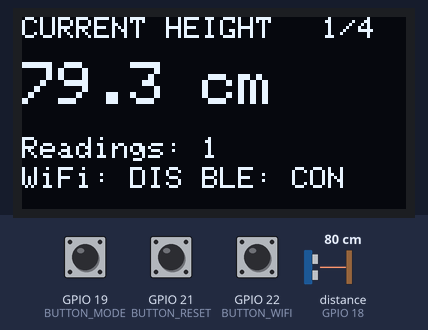
Simulated run of this sketch. Board: ESP32. On the bench: 128×64 one-colour display. Wiring (inferred from the names in the program): ultrasonic range finder: trigger GPIO 5; echo GPIO 18. The test bench sets the inputs (shaded band); at power-on: GPIO 19 (BUTTON_MODE) HIGH, GPIO 21 (BUTTON_RESET) HIGH, GPIO 22 (BUTTON_WIFI) HIGH, distance to the obstacle (sensor on GPIO 18) 80 cm. The echo pulse lasts 58.3 µs per cm; WiFi joins after 1.5 s; servers stay silent unless stated; the display library's start-up logo is not drawn; uploads are accepted with an empty reply; nothing arrives over Bluetooth unless stated; a phone connects over Bluetooth LE 3 s after start; what the sketch prints to the serial monitor is not drawn.

Above: at 4.2 s.
4.3 s: GPIO 19 (BUTTON_MODE) pulled LOW for 0.15 s
At 4.9 s:
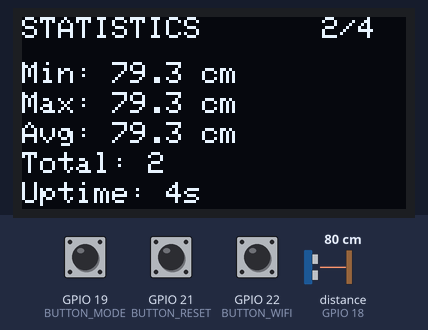
7.5 s: GPIO 19 (BUTTON_MODE) pulled LOW for 1 s
At 8.3 s:
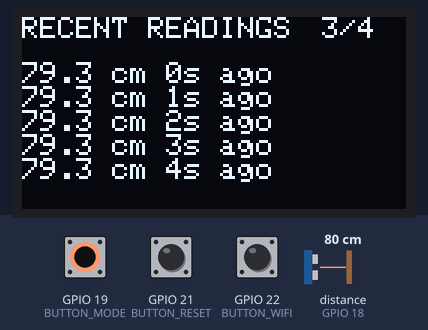
12.6 s: GPIO 21 (BUTTON_RESET) pulled LOW for 0.15 s
At 13.0 s:
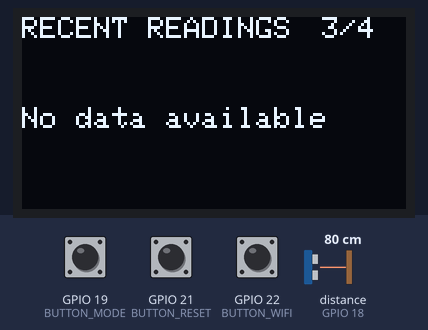
14.2 s: GPIO 19 (BUTTON_MODE) pulled LOW for 0.15 s
At 15.4 s:
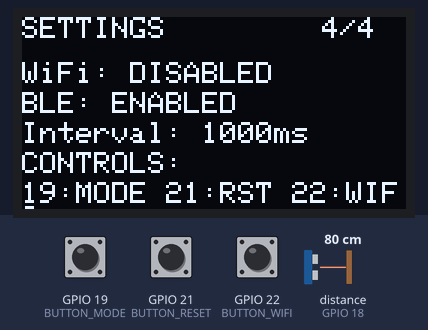
15.8 s: GPIO 22 (BUTTON_WIFI) pulled LOW for 0.15 s
At 18.8 s:
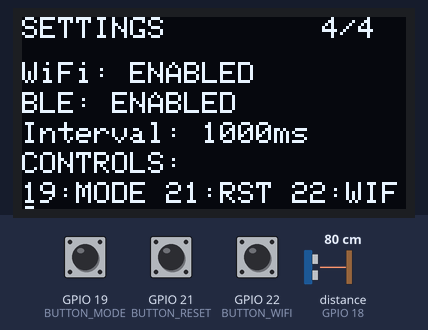
19.1 s: GPIO 19 (BUTTON_MODE) pulled LOW for 3.2 s
At 20.5 s:
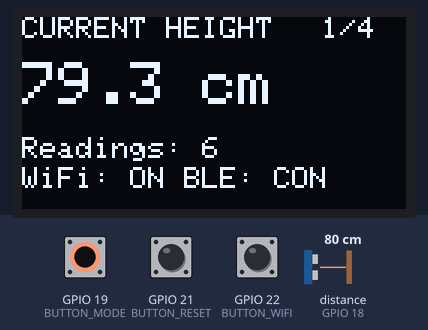
Timing chart, 0 to 22.1 s (numbered marks = the images above; inputs shaded):
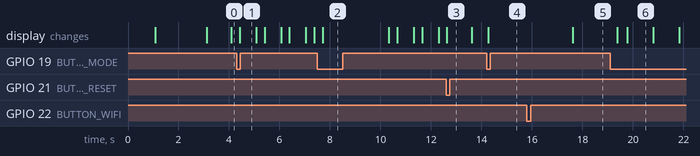

Measured:
- after the input at 4.3 s, the display: changes after 0.12 s (image 1)
- after the input at 7.5 s, the display: changes after 0.20 s (image 2)
- after the input at 12.6 s, the display: changes at once (image 3)
- after the input at 14.2 s, the display: changes after 0.07 s (image 4)
- after the input at 15.8 s, the display: changes after 1.8 s (image 5)
- after the input at 19.1 s, the display: first changes after 0.28 s (image 6 shows a later state)
- what the display in image 6 shows lasts 1.0 s, from 19.8 s to 20.8 s

The sketch:

height_sensor_standalone.ino
```cpp
#include <Adafruit_GFX.h>
#include <Adafruit_SSD1306.h>
#include <BLEDevice.h>
#include <BLEServer.h>
#include <BLEUtils.h>
#include <BLE2902.h>
#include <WiFi.h>
#include <HTTPClient.h>
#include <ArduinoJson.h>

// --- การตั้งค่าสำหรับหน้าจอ OLED ---
#define SCREEN_WIDTH 128
#define SCREEN_HEIGHT 64
#define OLED_RESET -1
Adafruit_SSD1306 OLED(SCREEN_WIDTH, SCREEN_HEIGHT, &Wire, OLED_RESET);

// --- การตั้งค่าสำหรับเซ็นเซอร์ ---
#define TRIG_PIN 5
#define ECHO_PIN 18

// --- การตั้งค่าปุ่มควบคุม ---
#define BUTTON_MODE 19      // ปุ่มสำหรับเปลี่ยนหน้าจอ
#define BUTTON_RESET 21     // ปุ่มสำหรับรีเซ็ตข้อมูล
#define BUTTON_WIFI 22      // ปุ่มสำหรับเปิด/ปิด WiFi

// --- การตั้งค่า WiFi (ใช้เมื่อเปิดใช้งาน) ---
const char* ssid = "YOUR_WIFI_SSID";
const char* password = "YOUR_WIFI_PASSWORD";
const char* serverURL = "http://192.168.1.100:3000/api/height";

// --- การตั้งค่าการวัด ---
const int MEASUREMENT_INTERVAL = 1000; // มิลลิวินาที
const float SOUND_SPEED = 0.034; // ซม./ไมโครวินาที
const int MAX_READINGS = 20; // เก็บข้อมูล 20 ครั้งล่าสุด

// --- โครงสร้างข้อมูลการวัด ---
struct Reading {
  float height;
  unsigned long timestamp;
  bool valid;
};

// --- ตัวแปรเก็บข้อมูล ---
Reading readings[MAX_READINGS];
int currentIndex = 0;
int totalReadings = 0;

// --- สถิติ ---
float minHeight = 999999;
float maxHeight = 0;
float totalHeight = 0;
int validReadings = 0;

// --- โหมดการแสดงผล ---
enum DisplayMode {
  MODE_CURRENT = 0,
  MODE_STATS = 1,
  MODE_HISTORY = 2,
  MODE_SETTINGS = 3
};
DisplayMode displayMode = MODE_CURRENT;

// --- สถานะระบบ ---
bool wifiEnabled = false;
bool wifiConnected = false;
bool bleEnabled = true;
unsigned long lastMeasurement = 0;
unsigned long lastDisplayUpdate = 0;
unsigned long bootTime = 0;

// --- BLE Variables ---
BLEServer* pServer = NULL;
BLECharacteristic* pCharacteristic = NULL;
bool deviceConnected = false;

#define SERVICE_UUID        "12345678-1234-1234-1234-123456789abc"
#define CHARACTERISTIC_UUID "87654321-4321-4321-4321-cba987654321"

// --- BLE Callbacks ---
class MyServerCallbacks: public BLEServerCallbacks {
    void onConnect(BLEServer* pServer) {
      deviceConnected = true;
    }

    void onDisconnect(BLEServer* pServer) {
      deviceConnected = false;
    }
};

void setup() {
  Serial.begin(115200);
  bootTime = millis();

  // เริ่มต้นหน้าจอ OLED
  if (!OLED.begin(SSD1306_SWITCHCAPVCC, 0x3C)) {
    Serial.println(F("SSD1306 allocation failed"));
    for (;;);
  }

  OLED.display();
  delay(1000);
  OLED.clearDisplay();

  // เริ่มต้นเซ็นเซอร์
  pinMode(TRIG_PIN, OUTPUT);
  pinMode(ECHO_PIN, INPUT);

  // เริ่มต้นปุ่ม
  pinMode(BUTTON_MODE, INPUT_PULLUP);
  pinMode(BUTTON_RESET, INPUT_PULLUP);
  pinMode(BUTTON_WIFI, INPUT_PULLUP);

  // เริ่มต้น BLE
  initializeBLE();

  // เริ่มต้นข้อมูล
  initializeData();

  // แสดงหน้าจอเริ่มต้น
  showBootScreen();
  delay(2000);

  Serial.println("ESP32 Height Monitor - Standalone Mode Ready");
}

void loop() {
  unsigned long now = millis();

  // ตรวจสอบปุ่ม
  checkButtons();

  // วัดความสูง
  if (now - lastMeasurement >= MEASUREMENT_INTERVAL) {
    performMeasurement();
    lastMeasurement = now;
  }

  // อัพเดทหน้าจอ
  if (now - lastDisplayUpdate >= 300) { // อัพเดททุก 300ms
    updateDisplay();
    lastDisplayUpdate = now;
  }

  // ตรวจสอบสถานะ WiFi (ถ้าเปิดใช้งาน)
  if (wifiEnabled && (now % 30000 == 0)) {
    checkWiFiStatus();
  }

  delay(50); // หน่วงเวลาเล็กน้อยเพื่อให้ระบบทำงานได้อย่างราบรื่น
}

void initializeBLE() {
  BLEDevice::init("ESP32-HeightMonitor");
  pServer = BLEDevice::createServer();
  pServer->setCallbacks(new MyServerCallbacks());

  BLEService *pService = pServer->createService(SERVICE_UUID);

  pCharacteristic = pService->createCharacteristic(
                      CHARACTERISTIC_UUID,
                      BLECharacteristic::PROPERTY_READ |
                      BLECharacteristic::PROPERTY_WRITE |
                      BLECharacteristic::PROPERTY_NOTIFY
                    );

  pService->start();
  BLEAdvertising *pAdvertising = BLEDevice::getAdvertising();
  pAdvertising->addServiceUUID(SERVICE_UUID);
  pAdvertising->setScanResponse(false);
  pAdvertising->setMinPreferred(0x0);
  pServer->startAdvertising();

  Serial.println("BLE service started, waiting for connections...");
}

void initializeData() {
  for (int i = 0; i < MAX_READINGS; i++) {
    readings[i].height = 0;
    readings[i].timestamp = 0;
    readings[i].valid = false;
  }
  resetStatistics();
}

void performMeasurement() {
  float height = measureHeight();

  if (height > 0) {
    // เก็บข้อมูล
    storeReading(height);
    updateStatistics(height);

    // แสดงใน Serial Monitor
    Serial.print("Height: ");
    Serial.print(height, 1);
    Serial.println(" cm");

    // ส่งข้อมูลผ่าน BLE
    if (deviceConnected && bleEnabled) {
      String data = String(height, 1);
      pCharacteristic->setValue(data.c_str());
      pCharacteristic->notify();
    }

    // ส่งข้อมูลผ่าน WiFi (ถ้าเปิดใช้งานและเชื่อมต่อ)
    if (wifiEnabled && wifiConnected) {
      sendToWebServer(height);
    }
  }
}

float measureHeight() {
  // เคลียร์ trigger pin
  digitalWrite(TRIG_PIN, LOW);
  delayMicroseconds(2);

  // ส่งสัญญาณ 10us pulse
  digitalWrite(TRIG_PIN, HIGH);
  delayMicroseconds(10);
  digitalWrite(TRIG_PIN, LOW);

  // อ่านค่าจาก echo pin
  long duration = pulseIn(ECHO_PIN, HIGH, 30000); // timeout 30ms

  if (duration == 0) {
    return -1; // timeout
  }

  // คำนวณระยะทาง
  float distance = duration * SOUND_SPEED / 2;

  // กรองค่าที่ไม่ถูกต้อง
  if (distance < 2 || distance > 400) {
    return -1;
  }

  return distance;
}

void storeReading(float height) {
  readings[currentIndex].height = height;
  readings[currentIndex].timestamp = millis();
  readings[currentIndex].valid = true;

  currentIndex = (currentIndex + 1) % MAX_READINGS;
  totalReadings++;
}

void updateStatistics(float height) {
  validReadings++;
  totalHeight += height;

  if (height < minHeight) minHeight = height;
  if (height > maxHeight) maxHeight = height;
}

void resetStatistics() {
  minHeight = 999999;
  maxHeight = 0;
  totalHeight = 0;
  validReadings = 0;
  totalReadings = 0;
  currentIndex = 0;

  // เคลียร์ข้อมูลทั้งหมด
  for (int i = 0; i < MAX_READINGS; i++) {
    readings[i].valid = false;
  }

  Serial.println("Statistics reset");
}

float getAverageHeight() {
  if (validReadings == 0) return 0;
  return totalHeight / validReadings;
}

void checkButtons() {
  static bool modePressed = false;
  static bool resetPressed = false;
  static bool wifiPressed = false;
  static unsigned long lastButtonPress = 0;

  unsigned long now = millis();
  if (now - lastButtonPress < 200) return; // debounce

  // ปุ่มเปลี่ยนโหมด
  if (digitalRead(BUTTON_MODE) == LOW && !modePressed) {
    modePressed = true;
    displayMode = (DisplayMode)((displayMode + 1) % 4);
    lastButtonPress = now;
    Serial.print("Display mode changed to: ");
    Serial.println(displayMode);
  } else if (digitalRead(BUTTON_MODE) == HIGH) {
    modePressed = false;
  }

  // ปุ่มรีเซ็ต
  if (digitalRead(BUTTON_RESET) == LOW && !resetPressed) {
    resetPressed = true;
    resetStatistics();
    lastButtonPress = now;
  } else if (digitalRead(BUTTON_RESET) == HIGH) {
    resetPressed = false;
  }

  // ปุ่ม WiFi
  if (digitalRead(BUTTON_WIFI) == LOW && !wifiPressed) {
    wifiPressed = true;
    toggleWiFi();
    lastButtonPress = now;
  } else if (digitalRead(BUTTON_WIFI) == HIGH) {
    wifiPressed = false;
  }
}

void toggleWiFi() {
  wifiEnabled = !wifiEnabled;

  if (wifiEnabled) {
    Serial.println("Enabling WiFi...");
    connectToWiFi();
  } else {
    Serial.println("Disabling WiFi...");
    WiFi.disconnect();
    wifiConnected = false;
  }
}

void connectToWiFi() {
  WiFi.begin(ssid, password);
  Serial.print("Connecting to WiFi");

  int attempts = 0;
  while (WiFi.status() != WL_CONNECTED && attempts < 20) {
    delay(500);
    Serial.print(".");
    attempts++;
  }

  if (WiFi.status() == WL_CONNECTED) {
    wifiConnected = true;
    Serial.println();
    Serial.println("WiFi connected!");
    Serial.print("IP: ");
    Serial.println(WiFi.localIP());
  } else {
    wifiConnected = false;
    Serial.println();
    Serial.println("WiFi failed to connect");
  }
}

void checkWiFiStatus() {
  if (wifiEnabled && WiFi.status() != WL_CONNECTED) {
    wifiConnected = false;
    Serial.println("WiFi disconnected, reconnecting...");
    connectToWiFi();
  }
}

void sendToWebServer(float height) {
  if (!wifiConnected) return;

  HTTPClient http;
  http.begin(serverURL);
  http.addHeader("Content-Type", "application/json");

  DynamicJsonDocument doc(1024);
  doc["height"] = height;
  doc["timestamp"] = millis();
  doc["sensor_id"] = "ESP32_STANDALONE";

  String requestBody;
  serializeJson(doc, requestBody);

  int httpCode = http.POST(requestBody);

  if (httpCode > 0) {
    Serial.println("Data sent to web server");
  } else {
    Serial.print("HTTP Error: ");
    Serial.println(httpCode);
  }

  http.end();
}

void showBootScreen() {
  OLED.clearDisplay();
  OLED.setTextSize(2);
  OLED.setTextColor(SSD1306_WHITE);
  OLED.setCursor(0, 0);
  OLED.println("ESP32");
  OLED.println("HEIGHT");
  OLED.setTextSize(1);
  OLED.setCursor(0, 40);
  OLED.println("MONITOR");
  OLED.setCursor(0, 55);
  OLED.println("Standalone Ready");
  OLED.display();
}

void updateDisplay() {
  OLED.clearDisplay();
  OLED.setTextColor(SSD1306_WHITE);

  switch (displayMode) {
    case MODE_CURRENT:
      showCurrentReading();
      break;
    case MODE_STATS:
      showStatistics();
      break;
    case MODE_HISTORY:
      showHistory();
      break;
    case MODE_SETTINGS:
      showSettings();
      break;
  }

  OLED.display();
}

void showCurrentReading() {
  // หัวข้อ
  OLED.setTextSize(1);
  OLED.setCursor(0, 0);
  OLED.println("CURRENT HEIGHT");

  // ค่าปัจจุบัน (ตัวใหญ่)
  OLED.setTextSize(2);
  OLED.setCursor(0, 15);

  if (validReadings > 0) {
    // หาค่าล่าสุดที่ถูกต้อง
    int lastValid = (currentIndex - 1 + MAX_READINGS) % MAX_READINGS;
    while (!readings[lastValid].valid && lastValid != currentIndex) {
      lastValid = (lastValid - 1 + MAX_READINGS) % MAX_READINGS;
    }

    if (readings[lastValid].valid) {
      OLED.print(readings[lastValid].height, 1);
    } else {
      OLED.print("--");
    }
  } else {
    OLED.print("--");
  }
  OLED.println(" cm");

  // สถานะ
  OLED.setTextSize(1);
  OLED.setCursor(0, 40);
  OLED.print("Readings: ");
  OLED.println(validReadings);

  OLED.setCursor(0, 50);
  OLED.print("WiFi: ");
  OLED.print(wifiEnabled ? (wifiConnected ? "ON" : "OFF") : "DIS");
  OLED.print(" BLE: ");
  OLED.println(deviceConnected ? "CON" : "ADV");

  // แสดงโหมด
  OLED.setCursor(100, 0);
  OLED.println("1/4");
}

void showStatistics() {
  OLED.setTextSize(1);
  OLED.setCursor(0, 0);
  OLED.println("STATISTICS");
  OLED.setCursor(100, 0);
  OLED.println("2/4");

  OLED.setCursor(0, 15);
  OLED.print("Min: ");
  OLED.print(minHeight == 999999 ? 0 : minHeight, 1);
  OLED.println(" cm");

  OLED.setCursor(0, 25);
  OLED.print("Max: ");
  OLED.print(maxHeight, 1);
  OLED.println(" cm");

  OLED.setCursor(0, 35);
  OLED.print("Avg: ");
  OLED.print(getAverageHeight(), 1);
  OLED.println(" cm");

  OLED.setCursor(0, 45);
  OLED.print("Total: ");
  OLED.println(validReadings);

  // แสดงเวลาทำงาน
  unsigned long uptime = (millis() - bootTime) / 1000;
  OLED.setCursor(0, 55);
  OLED.print("Uptime: ");
  OLED.print(uptime);
  OLED.println("s");
}

void showHistory() {
  OLED.setTextSize(1);
  OLED.setCursor(0, 0);
  OLED.println("RECENT READINGS");
  OLED.setCursor(100, 0);
  OLED.println("3/4");

  int y = 15;
  int count = 0;

  // แสดง 5 ค่าล่าสุด
  int idx = (currentIndex - 1 + MAX_READINGS) % MAX_READINGS;
  while (count < 5 && count < validReadings) {
    if (readings[idx].valid) {
      OLED.setCursor(0, y);
      OLED.print(readings[idx].height, 1);
      OLED.print(" cm ");

      // แสดงเวลาที่ผ่านมา
      unsigned long ago = (millis() - readings[idx].timestamp) / 1000;
      OLED.print(ago);
      OLED.println("s ago");

      y += 8;
      count++;
    }
    idx = (idx - 1 + MAX_READINGS) % MAX_READINGS;
  }

  if (count == 0) {
    OLED.setCursor(0, 30);
    OLED.println("No data available");
  }
}

void showSettings() {
  OLED.setTextSize(1);
  OLED.setCursor(0, 0);
  OLED.println("SETTINGS");
  OLED.setCursor(100, 0);
  OLED.println("4/4");

  OLED.setCursor(0, 15);
  OLED.print("WiFi: ");
  OLED.println(wifiEnabled ? "ENABLED" : "DISABLED");

  OLED.setCursor(0, 25);
  OLED.print("BLE: ");
  OLED.println(bleEnabled ? "ENABLED" : "DISABLED");

  OLED.setCursor(0, 35);
  OLED.print("Interval: ");
  OLED.print(MEASUREMENT_INTERVAL);
  OLED.println("ms");

  OLED.setCursor(0, 45);
  OLED.println("CONTROLS:");
  OLED.setCursor(0, 55);
  OLED.println("19:MODE 21:RST 22:WIFI");
}
```
